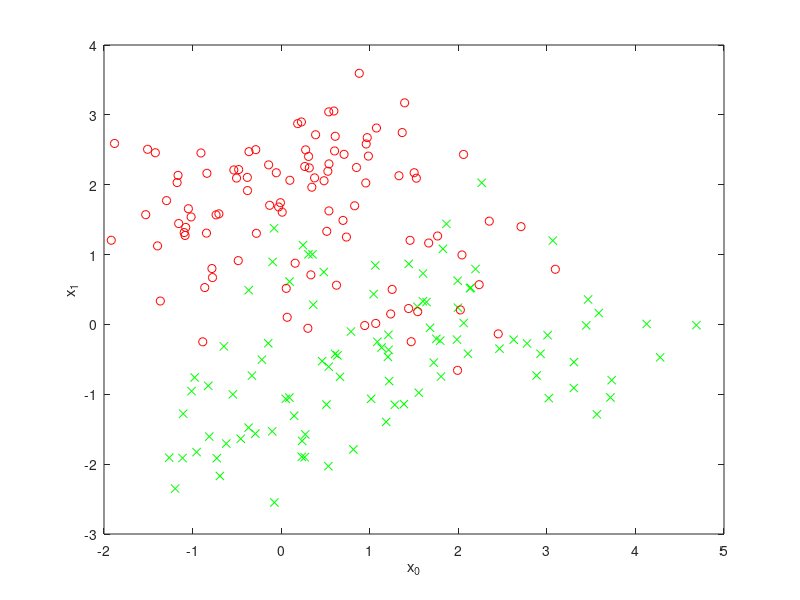

Recreate this plot in MATLAB. (Note: this script raises an error after producing the figure.)
% classasgn1.m
% Sample classifier program
% Load the training data and divide into the different classes
load classasgntrain1.dat
x0 = classasgntrain1(:,1:2)'; % data vectors for class 0 (2 x N0)
N0 = size(x0,2);
x1 = classasgntrain1(:,3:4)'; % data vectors for class 1 (2 x N1)
N1 = size(x1,2);
N = N0 + N1;
% plot the data
clf;
plot(x0(1,:), x0(2,:),'gx');
hold on;
plot(x1(1,:), x1(2,:),'ro');
xlabel('x_0');
ylabel('x_1');
%%%%%%%%%%%%%%%%%%%%%%%%%%%%%%%%%%%%%%%%%%%%%% 
% Linear regression classifier
% Build the X matrix
X = [ones(N0,1) x0'; ones(N1,1) x1'];
% Build the indicator response matrix 
Y = [ones(N0,1) zeros(N0,1); zeros(N1,1) ones(N1,1)];
% Find the parameter matrix
Bhat = (X'*X) \ X'* Y;
% Find the approximate response
Yhat = X*Bhat;
Yhathard = Yhat > 0.5; % threshold into different classes
nerr = sum(sum(abs(Yhathard - Y)))/2; % count the total number of errors 
errrate_linregress_train = nerr / N;
% Now test on new (testing data)
Ntest0 = 5000; % number of class 0 points to generate
Ntest1 = 5000; % number of class 1 points to generate
xtest0 = gendat2(0,Ntest0); % generate the test data for class 0 
xtest1 = gendat2(1,Ntest1); % generate the test data for class 1 
nerr = 0;
for i=1:Ntest0
yhat = [1 xtest0(:,i)']*Bhat;
if(yhat(2) > yhat(1)) % error: chose class 1 over class 0 
nerr = nerr+1;
 end
end
for i=1:Ntest1
 yhat = [1 xtest1(:,i)']*Bhat;
 if(yhat(1) > yhat(2)) % error: chose class 0 over class 1
 nerr = nerr+1;
 end
end
errrate_linregress_test = nerr / (Ntest0 + Ntest1);
% Plot the performance across the window (that is, plot the classification regions)
xmin = min([x0(1,:) x1(1,:)]); xmax = max([x0(1,:) x1(1,:)]);
ymin = min([x0(2,:) x1(2,:)]); ymax = max([x0(2,:) x1(2,:)]);
xpl = linspace(xmin,xmax,100);
ypl = linspace(ymin,ymax,100);
redpts = []; % class 1 estimates
greenpts = [];% class 0 estimatees
% loop over all points
for x = xpl
 for y = ypl
 yhat = [1 x y]*Bhat;
 if(yhat(1) > yhat(2)) % choose class 0 over class 1
 greenpts = [greenpts [x;y]];
 else
 redpts = [redpts [x;y]];
 end
 end
end
plot(greenpts(1,:), greenpts(2,:),'g.','MarkerSize',0.25);
plot(redpts(1,:),redpts(2,:),'r.','MarkerSize',0.25); axis tight
